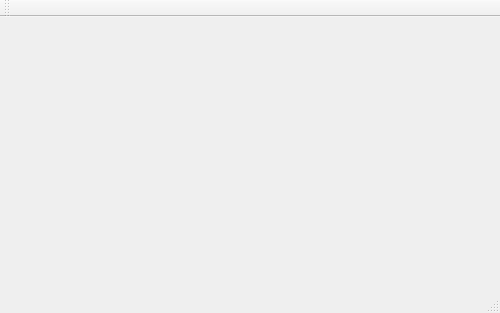
<?xml version="1.0" encoding="UTF-8"?>
<ui version="4.0">
 <class>MainWindow</class>
 <widget class="QMainWindow" name="MainWindow">
  <property name="geometry">
   <rect>
    <x>0</x>
    <y>0</y>
    <width>500</width>
    <height>313</height>
   </rect>
  </property>
  <property name="windowTitle">
   <string>MainWindow</string>
  </property>
  <property name="styleSheet">
   <string notr="true"/>
  </property>
  <widget class="QWidget" name="centralWidget"/>
  <widget class="QMenuBar" name="menuBar">
   <property name="geometry">
    <rect>
     <x>0</x>
     <y>0</y>
     <width>500</width>
     <height>23</height>
    </rect>
   </property>
  </widget>
  <widget class="QToolBar" name="mainToolBar">
   <attribute name="toolBarArea">
    <enum>TopToolBarArea</enum>
   </attribute>
   <attribute name="toolBarBreak">
    <bool>false</bool>
   </attribute>
  </widget>
  <widget class="QStatusBar" name="statusBar"/>
 </widget>
 <layoutdefault spacing="6" margin="11"/>
 <resources/>
 <connections/>
</ui>
